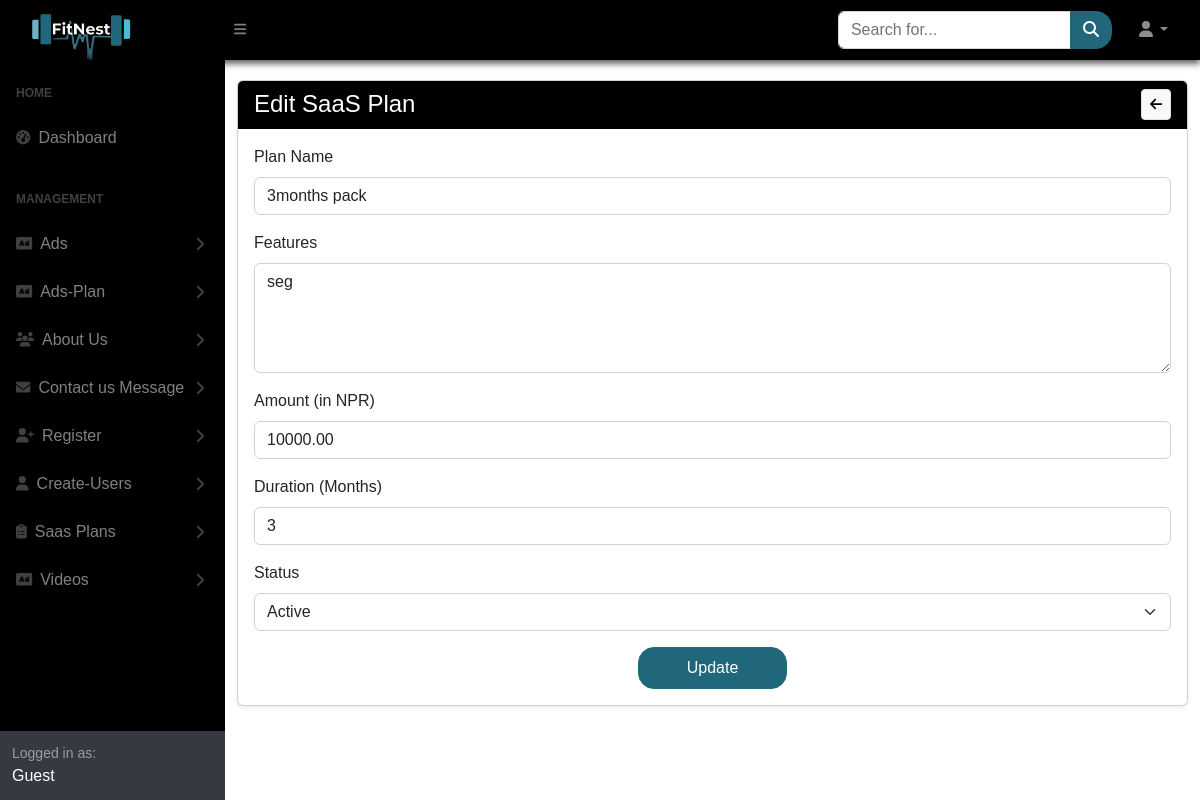
Screenshot of /SuperAdmin/SaasPlans/edit.php?id=3 with the database file from the repository.
### tables this page shows
CREATE TABLE `saas_plans` (
  `plan_id` int(11) NOT NULL,
  `plan_name` varchar(50) NOT NULL,
  `features` text DEFAULT NULL,
  `amount` decimal(10,2) NOT NULL,
  `duration_months` int(11) NOT NULL,
  `status` enum('active','inactive') NOT NULL DEFAULT 'active',
  `created_at` timestamp NOT NULL DEFAULT current_timestamp(),
  `updated_at` timestamp NOT NULL DEFAULT current_timestamp() ON UPDATE current_timestamp()
);

### SuperAdmin/SaasPlans/edit.php (the view, shortened to what this page needs)
<?php require("../sidelayout.php"); ?>
<?php
include "../../database/db_connect.php";
$plan_id = (int) $_GET['id'];
$sql = "SELECT * FROM saas_plans WHERE plan_id = ?";
$stmt = $conn->prepare($sql);
$stmt->bind_param("i", $plan_id);
$stmt->execute();
$result = $stmt->get_result();
$plan = $result->fetch_assoc();
?>
<div id="layoutSidenav_content">
    <main class="container mt-4">
        <div class="card shadow-sm">
            <div class="card-header bg-dark text-white d-flex justify-content-between align-items-center">
                <h4 class="mb-0">Edit SaaS Plan</h4>
                <a href="index.php" class="btn btn-light btn-sm border ms-3" title="Back to SaaS Plans">
                    <i class="fas fa-arrow-left"></i>
                </a>
            </div>
            <div class="card-body">
                <form action="update.php" method="POST" class="needs-validation" novalidate>
                    <div class="mb-3">
                        <label for="plan_name" class="form-label">Plan Name</label>
                        <input type="text" class="form-control" id="plan_name" name="plan_name"
                            value="<?= htmlspecialchars($plan['plan_name']) ?>" required>
                    </div>
                    <div class="mb-3">
                        <label for="features" class="form-label">Features</label>
                        <textarea class="form-control" id="features" name="features" rows="4" required><?= htmlspecialchars($plan['features']) ?></textarea>
                    </div>
                    <div class="mb-3">
                        <label for="amount" class="form-label">Amount (in NPR)</label>
                        <input type="number" class="form-control" id="amount" name="amount" min="0"
                            value="<?= htmlspecialchars($plan['amount']) ?>" required>
                    </div>
                    <div class="mb-3">
                        <label for="duration_months" class="form-label">Duration (Months)</label>
                        <input type="number" class="form-control" id="duration_months" name="duration_months" min="1"
                            value="<?= htmlspecialchars($plan['duration_months']) ?>" required>
                    </div>
                    <div class="mb-3">
                        <label for="status" class="form-label">Status</label>
                        <select class="form-select" id="status" name="status" required>
                            <option value="active" <?= $plan['status'] === 'active' ? 'selected' : '' ?>>Active</option>
                        </select>
                    </div>
                    <div class="text-center">
                        <button type="submit" class="btn-our px-5 py-2">Update</button>
                    </div>
                </form>
            </div>
        </div>
    </main>
</div>
<?php require("../assets/link.php"); ?>

### SuperAdmin/assets/css/landing.css (style rules this page uses)
* { margin: 0; padding: 0; box-sizing: border-box; font-family: Sans-serif; }
html { height: 100%; scroll-behavior: smooth; }
.btn-our { --bs-btn-color: #fff; --bs-btn-bg: #20677c; --bs-btn-border-color: #20677c; --bs-btn-hover-color: #fff; --bs-btn-hover-bg: #1a5c6a; --bs-btn-hover-border-color: #175463; --bs-btn-focus-shadow-rgb: 32, 103, 124; --bs-btn-active-color: #fff; --bs-btn-active-bg: #175463; --bs-btn-active-border-color: #144c5a; --bs-btn-active-shadow: inset 0 3px 5px rgba(0, 0, 0, 0.125); --bs-btn-disabled-color: #fff; --bs-btn-disabled-bg: #20677c; --bs-btn-disabled-border-color: #20677c; color: var(--bs-btn-color); background-color: var(--bs-btn-bg); border: 1px solid var(--bs-btn-border-color); padding: 0.375rem 0.75rem; font-size: 1rem; line-height: 1.5; border-radius: 16px; transition: all 0.15s ease-in-out; display: inline-block; text-align: center; vertical-align: middle; cursor: pointer; user-select: none; text-decoration: none; }

### rows the page displays
saas_plans: plan_name "3months pack", features "seg", amount "10000.00", duration_months "3", status "Active"
